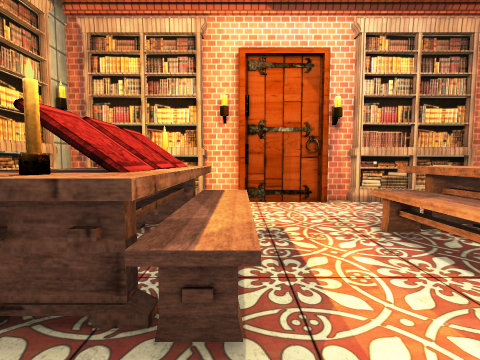
View 1 (above)

14 first-person views from a walk through a scene from a Unity 3-D project. The camera is 1.4 m above the floor, tilts 4° down and sees 85° across. The floor is counted in squares, 1 m on a side. Each view is taken from the middle of a square. On the plan, view 1 faces up. The plan holds only what a view shows up to about 13 squares ahead; the rest is blank. The place goes on beyond the plan. The player is left out. Some surface patterns are stand-ins.

View 2
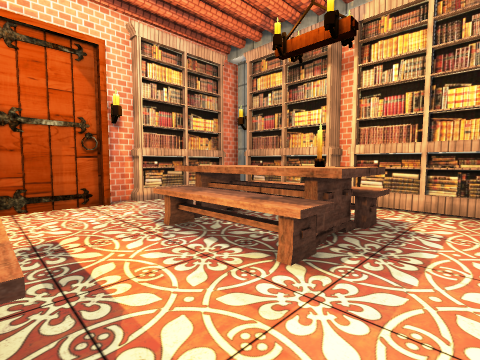

View 3
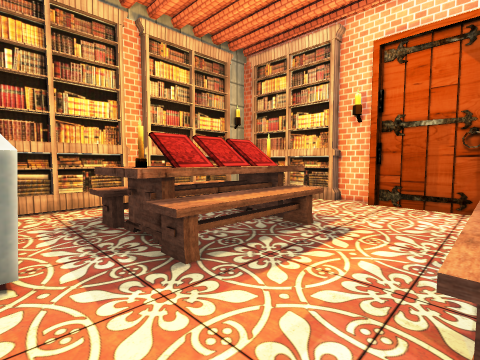

View 4
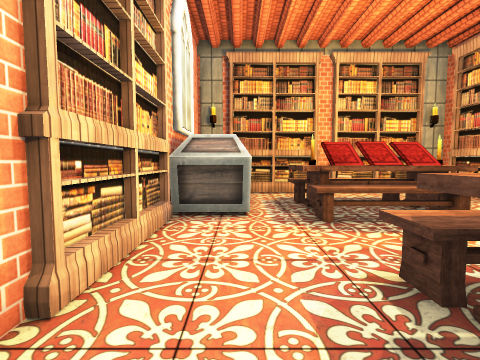

View 5
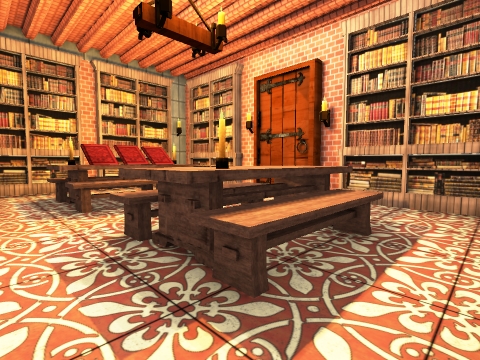

View 6
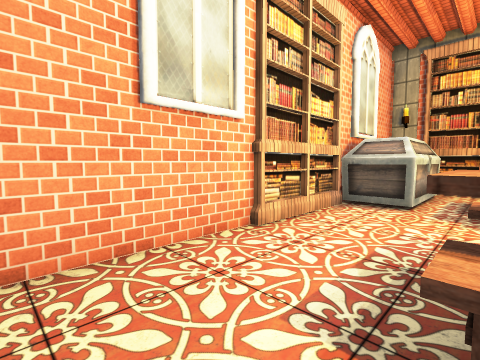

View 7
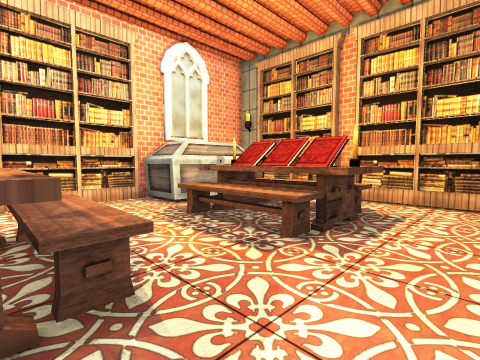

View 8
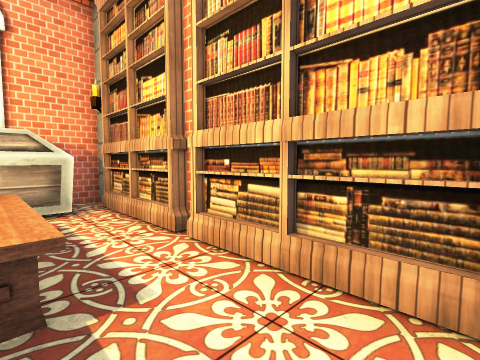

View 9
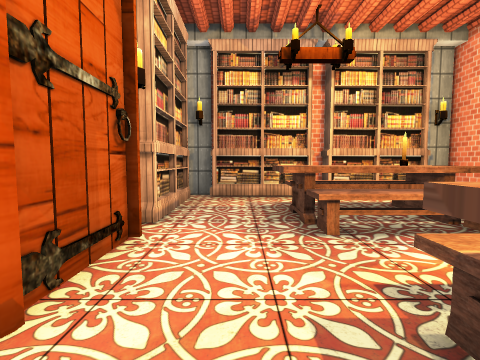

View 10
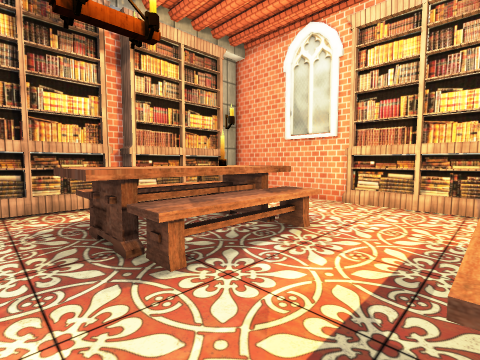

View 11
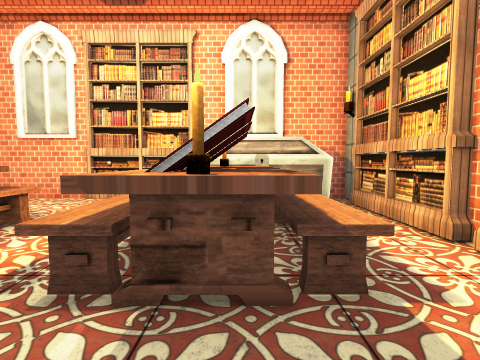

View 12
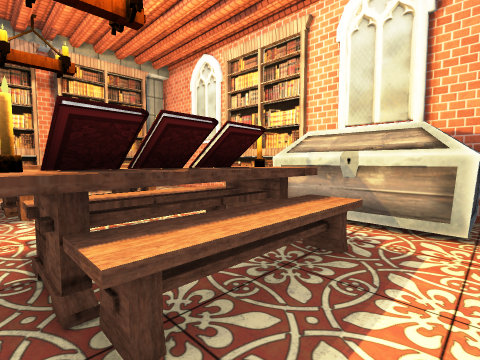

View 13
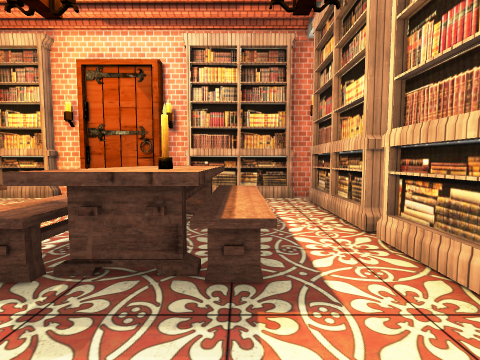

View 14
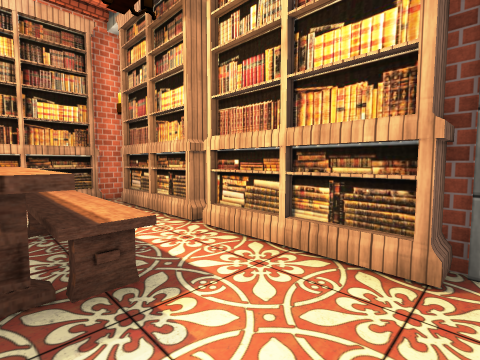

### Floor plan
Points are (right, up) in squares from view 1. A wall is a line through its corners. A room is listed if a view was taken in it or the views show most of it. See-through windows are left out.
Room 1 (views 1, 2, 3, 4, 5, 6, 7, 8, 9, 10, 11, 12, 13, 14)
walls: (0, 9.4) (-0.5, 9.4); (3.6, 9.4) (3, 9.4) (3, 9) (0.1, 9); (-1.4, -1.9) (-0.4, -1.9); (3.6, -1.9) (9.2, -1.9) (9.2, -0.5); (-6, 4.1) (-6, 3.5); (9.2, 3.5) (9.2, 4.1); (-6, -1.1) (-6, -1.9) (-5, -1.9); (-6, 9.4) (-6, 8.4); (9.2, 8.1) (9.2, 9.4)
objects: bookshelf (-6, 0) to (-6, 3); bookshelf (-6, 5) to (-6, 7); chest (-5, -1) to (-1, 0); bookshelf (-5, 9) to (-1, 10); other object (-3, 2) to (-3, 5); candle (-2, 2); books (-2, 3) to (-1, 3); books (-2, 4) to (-1, 4); books (-2, 5) to (-1, 5); candle (-2, 6); other object (-1, 2) to (0, 5); other object (-1, 6); bookshelf (0, -2) to (3, -2); other object (3, 2) to (4, 5); other object (4, 4) to (5, 6); bookshelf (4, 9) to (8, 10); other object (5, 2); candle (5, 3); other object (6, 2) to (6, 5); bookshelf (9, 0) to (9, 3); bookshelf (9, 5) to (9, 7)

Positions as (right, up) in squares from view 1, and headings:
1: (0, 0), facing up
2: (0, 0), facing up-right
3: (3, 0), facing up-left
4: (6, 0), facing left
5: (8, 0), facing up-left
6: (8, 2), facing down-left
7: (4, 8), facing down-left
8: (-3, 8), facing down-left
9: (-2, 7), facing right
10: (0, 7), facing down-right
11: (-2, 8), facing down
12: (-5, 6), facing down-right
13: (6, -1), facing up
14: (5, -1), facing up-right
